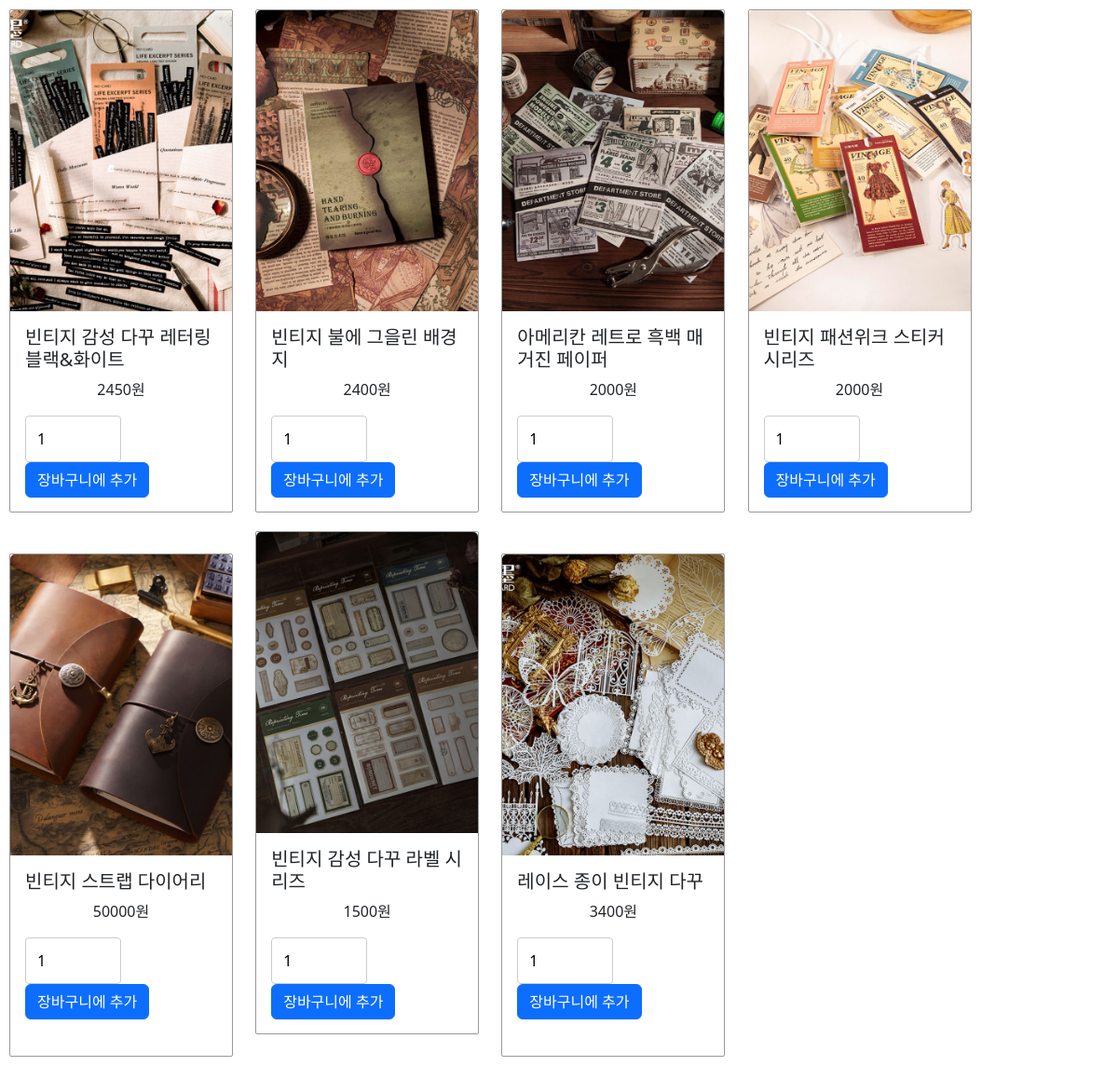
Screenshot of /sitem.php with the database file from the repository.
### tables this page shows
CREATE TABLE `item` (
  `no` int(255) NOT NULL AUTO_INCREMENT,
  `name` varchar(20) NOT NULL,
  `price` int(11) NOT NULL,
  `tag` varchar(10) NOT NULL,
  PRIMARY KEY (`no`)
);

### sitem.php (the view, shortened to what this page needs)
<!DOCTYPE html>
<html>
	<head>
		<link rel="stylesheet" href="board.css">
        <link href="https://cdn.jsdelivr.net/npm/bootstrap@5.2.0-beta1/dist/css/bootstrap.min.css" rel="stylesheet">
    </head>
    <body>
        <?php
        include_once('connect.php');
        $sql = "select * from item";
        $result = $conn->query($sql);
        while($row = $result->fetch_array(MYSQLI_NUM)) {
        ?>
		<div class="card" style="width: 15rem;">
			<img src="images/<?=$row[1]?>.jpg" class="card-img-top">
			<div class="card-body">
				<form action="addcartproc.php" method="post">
				  <h5 class="card-title"><?=$row[1]?></h5>
				  <p class="card-text"><?=$row[2]?>원</p>
				  <input type="number" name="qty" value="1" min="1" max="20">
				  <button class="btn btn-primary">장바구니에 추가</button>
				 </form>
			</div>
		</div>
        <?php } ?>
    </body>
</html>

### board.css (style rules this page uses)
* { box-sizing: border-box }
body { font-family: "Lato", sans-serif; margin: 0 }
input[type=text], input[type=datetime-local], input[type=number], select, textarea { display: block-inline; width: 50%; padding: 12px; border: 1px solid #ccc; border-radius: 4px; resize: vertical; }

### sitem.php (style rules this page uses)
.card { background: #fff; border-radius: 2px; display: inline-block; height: 540px; margin: 10px; width: 300px; border: 1px solid #999; }
.card img { object-fit: cover; display: block; width: 100%; height: 60%; transition: .3s transform ease-out; }
.card-text { text-align: center; }

### rows the page displays
item: name (picture), name "빈티지 감성 다꾸 레터링 블랙&화이트", price "2450"
item: name (picture), name "빈티지 불에 그을린 배경지", price "2400"
item: name (picture), name "아메리칸 레트로 흑백 매거진 페이퍼", price "2000"
item: name (picture), name "빈티지 패션위크 스티커 시리즈", price "2000"
item: name (picture), name "빈티지 스트랩 다이어리", price "50000"
item: name (picture), name "빈티지 감성 다꾸 라벨 시리즈", price "1500"
item: name (picture), name "레이스 종이 빈티지 다꾸", price "3400"
